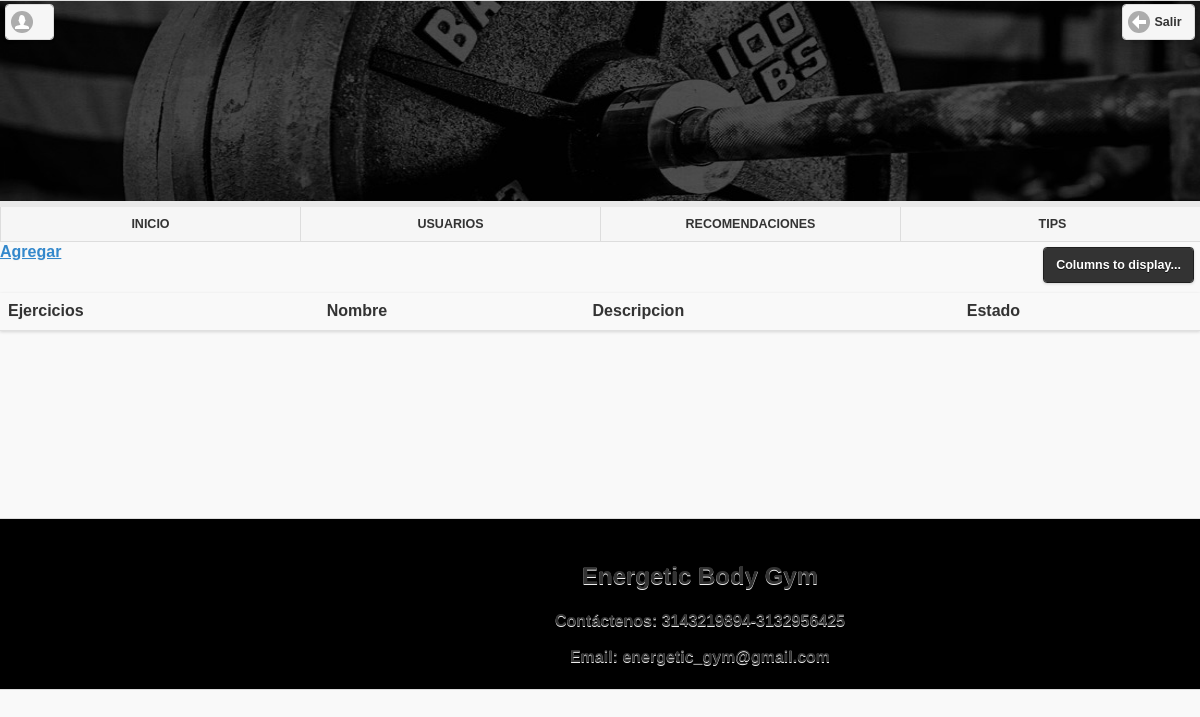
Page /index.php/ejercicios/ejercicio on the earlier database version.
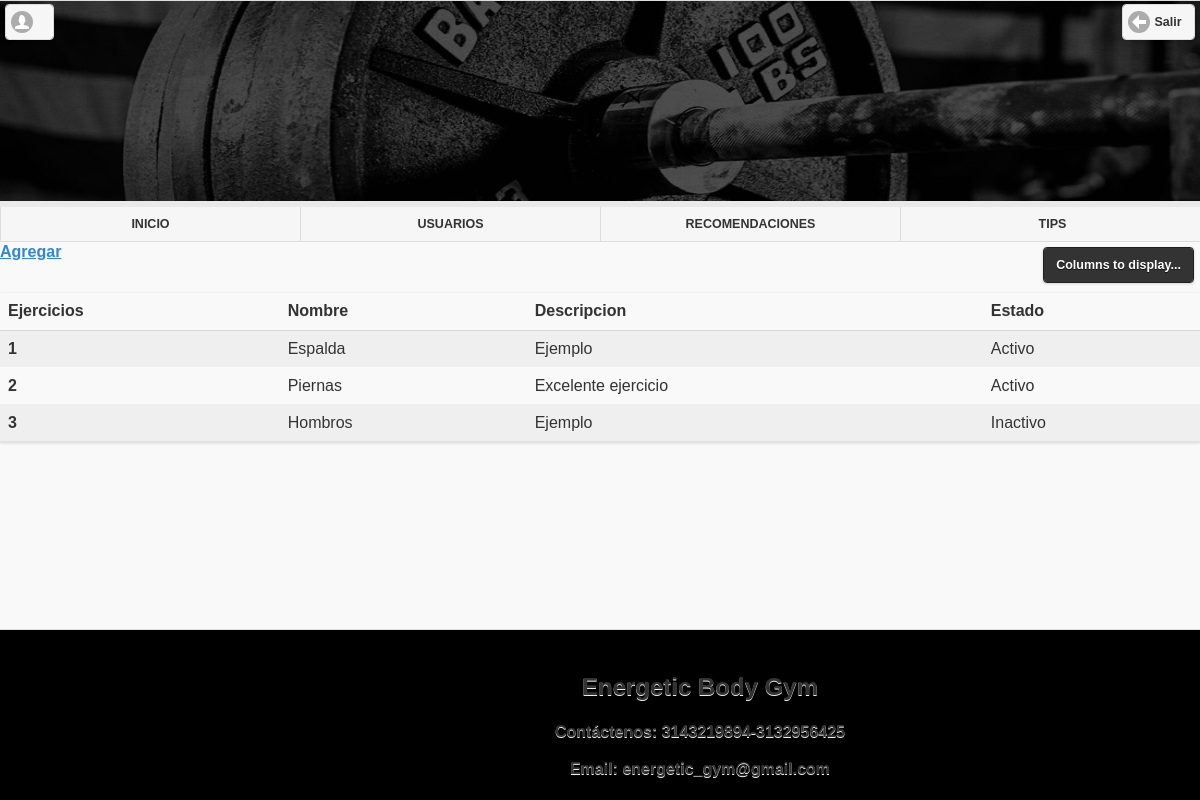
Same page on the later database version.
### tables this page shows
CREATE TABLE `ejercicios` (
  `id` int(11) NOT NULL,
  `nombre` varchar(300) NOT NULL,
  `foto` varchar(300) NOT NULL,
  `descripcion` varchar(1000) NOT NULL,
  `estado` char(1) NOT NULL,
  `personacreo` int(11) NOT NULL,
  `personamodifico` int(11) NOT NULL,
  `fechacreo` timestamp NOT NULL DEFAULT CURRENT_TIMESTAMP ON UPDATE CURRENT_TIMESTAMP,
  `fechamodifico` timestamp NOT NULL DEFAULT '0000-00-00 00:00:00'
);

### application/controllers/ejercicios.php (called while the page is built, shortened)
<?php
class Ejercicios extends CI_Controller {
  function __construct(){
    $this->load->model('model_ejercicio');
  }
  public function ejercicio(){
    $ejercicio['ejercicio'] = $this->model_ejercicio->listar_ejercicios();
    $this->load->view('view_librerias');
    $this->load->view('view_admin_ejercicio',$ejercicio);
  }
}

### index.php (called while the page is built, shortened)
<?php
require_once BASEPATH.'core/CodeIgniter.php';

### application/models/model_ejercicio.php (called while the page is built, shortened)
<?php
class Model_ejercicio extends CI_Model {
  function insert_ejercicio($datos){
  	$this->db->insert('ejercicios',array(
			'nombre'=>$datos['nombre'],
			'descripcion'=>$datos['descripcion'],
			'estado'=>$datos['estado'],
		));
  }
  function listar_ejercicios(){
        $query = $this->db->select('*')
                          ->from('ejercicios')
                          ->get();
        return $query;
	}
}

### application/views/view_admin_ejercicio.php (the view, shortened to what this page needs)
<!DOCTYPE html>
<html lang="es" dir="ltr">
  <body>
    <div data-role="page" id="pagina_uno">
      <div data-role="header">
          <a href="#"  data-icon="user" title="Mi Perfil"><?= $this->session->userdata('nombres_usuario'); ?>&nbsp;<?= $this->session->userdata('apellidos_usuario'); ?></a>
          <img src="<?php echo base_url(); ?>images/nombre.jpg" alt="" style="width:1525px; height:200px;">
          <a href="<?= base_url(); ?>index.php/login/logout"  data-icon="arrow-l" data-ajax="false">Salir</a>
          <nav data-role="navbar">
              <ul>
                  <li> <a href="<?= base_url(); ?>index.php/welcome/inicio" data-ajax="false">INICIO</a></li>
                  <li> <a href="#" data-ajax="false">USUARIOS</a></li>
                  <li> <a href="<?= base_url(); ?>index.php/admin/recomendaciones" data-ajax="false">RECOMENDACIONES</a></li>
                  <li> <a href="<?= base_url(); ?>index.php/admin/tips" data-ajax="false">TIPS</a></li>
              </ul>
          </nav>
        </div>
      <div data-role="main">
        <a href="<?= base_url(); ?>index.php/ejercicios/form_ejercicios" data-icon="home" data-ajax="false">Agregar</a>
        <table data-role="table" id="table-custom-2" data-mode="columntoggle" class="ui-body-d ui-shadow table-stripe ui-responsive" data-column-btn-theme="b" data-column-btn-text="Columns to display..." data-column-popup-theme="a">
          <thead>
          <tr class="ui-bar-d">
            <th>Ejercicios</th>
            <th data-priority="1">Nombre</th>
            <th data-priority="2">Descripcion</th>
            <th data-priority="3">Estado</th>
          </tr>
          </thead>
          <tbody>
          <?php
            $numeracion=1;
            foreach ($ejercicio->result() as $row){
           ?>
            <tr>
              <th><?= $numeracion;?></th>
              <td><?=$row->nombre;  ?></td>
              <td><?= nl2br($row->descripcion);  ?></td>
              <td>
                <?php $estado=$row->estado;
                  if($estado==1){
                    echo "Activo";
                  }
                  else{
                    echo "Inactivo";
                  }
                ?>
              </td>
            </tr>
          <?php
            $numeracion++;
          }
          ?>
          </tbody>
	       </table>
      </div>
      <br><br><br><br><br><br><br><br><br>
      <div data-role="footer">
        <div class="footer" style="width:1400px; height:170px; background-color:black;">
            <br>
          <center><h2>Energetic Body Gym</h2>
          <p>Contáctenos: 3143219894-3132956425</p>
          <p>Email: energetic_gym@gmail.com</p></center>
        </div>
      </div>
    </div>
  </body>
</html>

### application/views/view_librerias.php (shortened to what this page needs)
<!DOCTYPE html>
<html lang="en">
<head>
    <link rel="stylesheet" href="<?= base_url(); ?>jquery.mobile/jquery.mobile-1.4.5.min.css">
    <link rel="stylesheet" href="<?= base_url(); ?>jquery.mobile/jquery.mobile.icons-1.4.5.min.css">
    <link rel="stylesheet" href="<?= base_url(); ?>jquery.mobile/jquery.mobile.structure-1.4.5.min.css">
  </head>
</html>

Differences in the rows shown:
added ejercicios: nombre "Espalda", descripcion "Ejemplo", estado "Activo"
added ejercicios: nombre "Piernas", descripcion "Excelente ejercicio", estado "Activo"
added ejercicios: nombre "Hombros", descripcion "Ejemplo", estado "Inactivo"
